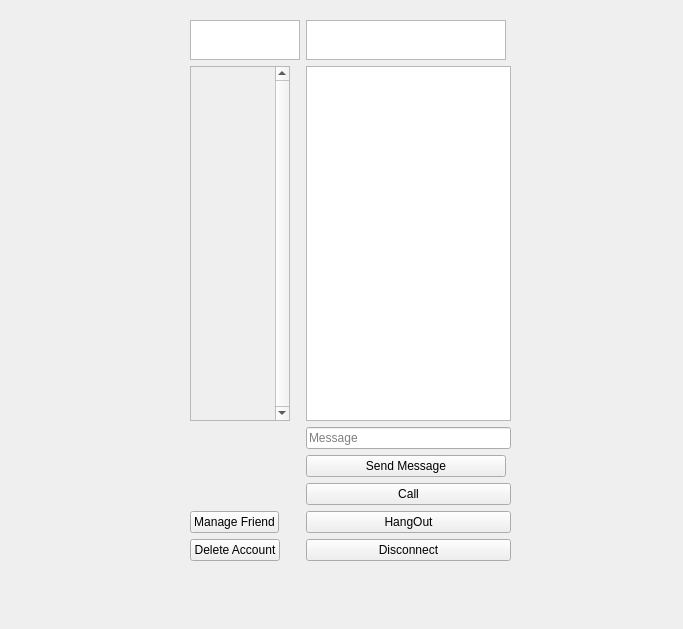
<?xml version="1.0" encoding="UTF-8"?>
<ui version="4.0">
 <class>MainWindow</class>
 <widget class="QMainWindow" name="MainWindow">
  <property name="geometry">
   <rect>
    <x>0</x>
    <y>0</y>
    <width>683</width>
    <height>629</height>
   </rect>
  </property>
  <property name="maximumSize">
   <size>
    <width>16777215</width>
    <height>16777215</height>
   </size>
  </property>
  <property name="windowTitle">
   <string>MainWindow</string>
  </property>
  <property name="accessibleName">
   <string/>
  </property>
  <widget class="QWidget" name="centralwidget">
   <widget class="QStackedWidget" name="gridStackedWidget">
    <property name="geometry">
     <rect>
      <x>150</x>
      <y>10</y>
      <width>371</width>
      <height>581</height>
     </rect>
    </property>
    <property name="maximumSize">
     <size>
      <width>5000</width>
      <height>5000</height>
     </size>
    </property>
    <property name="contextMenuPolicy">
     <enum>Qt::NoContextMenu</enum>
    </property>
    <property name="currentIndex">
     <number>2</number>
    </property>
    <widget class="QWidget" name="LoginWidget">
     <property name="maximumSize">
      <size>
       <width>5000</width>
       <height>5000</height>
      </size>
     </property>
     <layout class="QGridLayout" name="gridLayout">
      <item row="6" column="0">
       <widget class="QPushButton" name="ConnectionButton">
        <property name="text">
         <string>Connection</string>
        </property>
       </widget>
      </item>
      <item row="3" column="0">
       <widget class="QLineEdit" name="UserLine">
        <property name="inputMask">
         <string/>
        </property>
        <property name="text">
         <string/>
        </property>
        <property name="placeholderText">
         <string>User</string>
        </property>
       </widget>
      </item>
      <item row="8" column="0">
       <widget class="QPushButton" name="QuitButton">
        <property name="text">
         <string>Quit</string>
        </property>
       </widget>
      </item>
      <item row="4" column="0">
       <widget class="QLineEdit" name="PassLine">
        <property name="inputMask">
         <string/>
        </property>
        <property name="text">
         <string/>
        </property>
        <property name="echoMode">
         <enum>QLineEdit::Password</enum>
        </property>
        <property name="alignment">
         <set>Qt::AlignLeading|Qt::AlignLeft|Qt::AlignVCenter</set>
        </property>
        <property name="placeholderText">
         <string>Password</string>
        </property>
       </widget>
      </item>
      <item row="5" column="0">
       <widget class="QTextEdit" name="WrongLoginText">
        <property name="maximumSize">
         <size>
          <width>170</width>
          <height>30</height>
         </size>
        </property>
        <property name="contextMenuPolicy">
         <enum>Qt::DefaultContextMenu</enum>
        </property>
        <property name="verticalScrollBarPolicy">
         <enum>Qt::ScrollBarAlwaysOff</enum>
        </property>
        <property name="horizontalScrollBarPolicy">
         <enum>Qt::ScrollBarAlwaysOff</enum>
        </property>
        <property name="readOnly">
         <bool>true</bool>
        </property>
        <property name="html">
         <string>&lt;!DOCTYPE HTML PUBLIC &quot;-//W3C//DTD HTML 4.0//EN&quot; &quot;http://www.w3.org/TR/REC-html40/strict.dtd&quot;&gt;
&lt;html&gt;&lt;head&gt;&lt;meta name=&quot;qrichtext&quot; content=&quot;1&quot; /&gt;&lt;style type=&quot;text/css&quot;&gt;
p, li { white-space: pre-wrap; }
&lt;/style&gt;&lt;/head&gt;&lt;body style=&quot; font-family:'Sans'; font-size:10pt; font-weight:400; font-style:normal;&quot;&gt;
&lt;p style=&quot; margin-top:0px; margin-bottom:0px; margin-left:0px; margin-right:0px; -qt-block-indent:0; text-indent:0px;&quot;&gt;&lt;span style=&quot; color:#ef2929;&quot;&gt;Wrong Login&lt;/span&gt;&lt;/p&gt;&lt;/body&gt;&lt;/html&gt;</string>
        </property>
       </widget>
      </item>
      <item row="7" column="0">
       <widget class="QPushButton" name="ToRegisterButton">
        <property name="text">
         <string>Register</string>
        </property>
       </widget>
      </item>
     </layout>
    </widget>
    <widget class="QWidget" name="RegisterPage">
     <widget class="QWidget" name="formLayoutWidget_3">
      <property name="geometry">
       <rect>
        <x>50</x>
        <y>100</y>
        <width>261</width>
        <height>261</height>
       </rect>
      </property>
      <layout class="QFormLayout" name="formLayout_2">
       <item row="0" column="1">
        <widget class="QLineEdit" name="UserRegisterLine">
         <property name="placeholderText">
          <string>New User</string>
         </property>
        </widget>
       </item>
       <item row="1" column="1">
        <widget class="QLineEdit" name="PasswordRegisterLine">
         <property name="placeholderText">
          <string>New Password</string>
         </property>
        </widget>
       </item>
       <item row="3" column="1">
        <widget class="QPushButton" name="RegisterButton">
         <property name="text">
          <string>Register</string>
         </property>
        </widget>
       </item>
       <item row="4" column="1">
        <widget class="QPushButton" name="BackButtonRegister">
         <property name="text">
          <string>Back</string>
         </property>
        </widget>
       </item>
       <item row="2" column="1">
        <widget class="QTextEdit" name="textEdit">
         <property name="maximumSize">
          <size>
           <width>150</width>
           <height>40</height>
          </size>
         </property>
         <property name="verticalScrollBarPolicy">
          <enum>Qt::ScrollBarAlwaysOff</enum>
         </property>
         <property name="horizontalScrollBarPolicy">
          <enum>Qt::ScrollBarAlwaysOff</enum>
         </property>
         <property name="html">
          <string>&lt;!DOCTYPE HTML PUBLIC &quot;-//W3C//DTD HTML 4.0//EN&quot; &quot;http://www.w3.org/TR/REC-html40/strict.dtd&quot;&gt;
&lt;html&gt;&lt;head&gt;&lt;meta name=&quot;qrichtext&quot; content=&quot;1&quot; /&gt;&lt;style type=&quot;text/css&quot;&gt;
p, li { white-space: pre-wrap; }
&lt;/style&gt;&lt;/head&gt;&lt;body style=&quot; font-family:'Sans'; font-size:10pt; font-weight:400; font-style:normal;&quot;&gt;
&lt;p style=&quot;-qt-paragraph-type:empty; margin-top:0px; margin-bottom:0px; margin-left:0px; margin-right:0px; -qt-block-indent:0; text-indent:0px;&quot;&gt;&lt;br /&gt;&lt;/p&gt;&lt;/body&gt;&lt;/html&gt;</string>
         </property>
        </widget>
       </item>
      </layout>
     </widget>
    </widget>
    <widget class="QWidget" name="CallPage">
     <widget class="QWidget" name="formLayoutWidget">
      <property name="geometry">
       <rect>
        <x>40</x>
        <y>10</y>
        <width>321</width>
        <height>541</height>
       </rect>
      </property>
      <layout class="QFormLayout" name="CallLayout">
       <property name="fieldGrowthPolicy">
        <enum>QFormLayout::AllNonFixedFieldsGrow</enum>
       </property>
       <item row="0" column="0">
        <widget class="QTextEdit" name="LoginNameEdit">
         <property name="maximumSize">
          <size>
           <width>110</width>
           <height>40</height>
          </size>
         </property>
         <property name="verticalScrollBarPolicy">
          <enum>Qt::ScrollBarAlwaysOff</enum>
         </property>
         <property name="horizontalScrollBarPolicy">
          <enum>Qt::ScrollBarAlwaysOff</enum>
         </property>
        </widget>
       </item>
       <item row="0" column="1">
        <widget class="QTextEdit" name="ContactName">
         <property name="maximumSize">
          <size>
           <width>200</width>
           <height>40</height>
          </size>
         </property>
         <property name="contextMenuPolicy">
          <enum>Qt::DefaultContextMenu</enum>
         </property>
         <property name="verticalScrollBarPolicy">
          <enum>Qt::ScrollBarAlwaysOff</enum>
         </property>
         <property name="horizontalScrollBarPolicy">
          <enum>Qt::ScrollBarAlwaysOff</enum>
         </property>
         <property name="readOnly">
          <bool>true</bool>
         </property>
         <property name="html">
          <string>&lt;!DOCTYPE HTML PUBLIC &quot;-//W3C//DTD HTML 4.0//EN&quot; &quot;http://www.w3.org/TR/REC-html40/strict.dtd&quot;&gt;
&lt;html&gt;&lt;head&gt;&lt;meta name=&quot;qrichtext&quot; content=&quot;1&quot; /&gt;&lt;style type=&quot;text/css&quot;&gt;
p, li { white-space: pre-wrap; }
&lt;/style&gt;&lt;/head&gt;&lt;body style=&quot; font-family:'Sans'; font-size:10pt; font-weight:400; font-style:normal;&quot;&gt;
&lt;p style=&quot;-qt-paragraph-type:empty; margin-top:6px; margin-bottom:6px; margin-left:0px; margin-right:0px; -qt-block-indent:0; text-indent:0px;&quot;&gt;&lt;br /&gt;&lt;/p&gt;&lt;/body&gt;&lt;/html&gt;</string>
         </property>
         <property name="markdown" stdset="0">
          <string notr="true">Ugo

</string>
         </property>
        </widget>
       </item>
       <item row="2" column="0">
        <layout class="QVBoxLayout" name="VLayout">
         <item>
          <widget class="QScrollArea" name="ContactList">
           <property name="minimumSize">
            <size>
             <width>100</width>
             <height>100</height>
            </size>
           </property>
           <property name="verticalScrollBarPolicy">
            <enum>Qt::ScrollBarAlwaysOn</enum>
           </property>
           <property name="horizontalScrollBarPolicy">
            <enum>Qt::ScrollBarAlwaysOff</enum>
           </property>
           <property name="widgetResizable">
            <bool>true</bool>
           </property>
           <property name="alignment">
            <set>Qt::AlignLeading|Qt::AlignLeft|Qt::AlignVCenter</set>
           </property>
           <widget class="QWidget" name="ContactArea">
            <property name="geometry">
             <rect>
              <x>0</x>
              <y>0</y>
              <width>85</width>
              <height>188</height>
             </rect>
            </property>
           </widget>
          </widget>
         </item>
        </layout>
       </item>
       <item row="2" column="1">
        <widget class="QTextEdit" name="HistoricMessages">
         <property name="textInteractionFlags">
          <set>Qt::TextSelectableByKeyboard|Qt::TextSelectableByMouse</set>
         </property>
        </widget>
       </item>
       <item row="4" column="1">
        <widget class="QPushButton" name="sendMessage">
         <property name="maximumSize">
          <size>
           <width>200</width>
           <height>200</height>
          </size>
         </property>
         <property name="text">
          <string>Send Message</string>
         </property>
        </widget>
       </item>
       <item row="5" column="1">
        <widget class="QPushButton" name="CallButton">
         <property name="text">
          <string>Call</string>
         </property>
        </widget>
       </item>
       <item row="6" column="0">
        <widget class="QPushButton" name="ManageFriendButton">
         <property name="text">
          <string>Manage Friend</string>
         </property>
        </widget>
       </item>
       <item row="6" column="1">
        <widget class="QPushButton" name="HangOutButton">
         <property name="text">
          <string>HangOut</string>
         </property>
        </widget>
       </item>
       <item row="7" column="0">
        <widget class="QPushButton" name="DeleteAccountButton">
         <property name="text">
          <string>Delete Account</string>
         </property>
        </widget>
       </item>
       <item row="7" column="1">
        <widget class="QPushButton" name="DisconnectButton">
         <property name="text">
          <string>Disconnect</string>
         </property>
        </widget>
       </item>
       <item row="3" column="1">
        <widget class="QLineEdit" name="NewMessages">
         <property name="text">
          <string/>
         </property>
         <property name="placeholderText">
          <string>Message</string>
         </property>
        </widget>
       </item>
      </layout>
     </widget>
    </widget>
    <widget class="QWidget" name="ManageFriendPage">
     <widget class="QWidget" name="formLayoutWidget_2">
      <property name="geometry">
       <rect>
        <x>50</x>
        <y>40</y>
        <width>271</width>
        <height>401</height>
       </rect>
      </property>
      <layout class="QFormLayout" name="formLayout">
       <item row="0" column="1">
        <widget class="QLineEdit" name="SearchFriendLine">
         <property name="inputMask">
          <string/>
         </property>
         <property name="placeholderText">
          <string>Search Friend</string>
         </property>
        </widget>
       </item>
       <item row="3" column="1">
        <widget class="QPushButton" name="AddFriendButton">
         <property name="text">
          <string>Add Friend</string>
         </property>
        </widget>
       </item>
       <item row="4" column="1">
        <widget class="QPushButton" name="DeleteFriendButton">
         <property name="text">
          <string>Delete Friend</string>
         </property>
        </widget>
       </item>
       <item row="1" column="1">
        <widget class="QTextEdit" name="CantFindText">
         <property name="maximumSize">
          <size>
           <width>190</width>
           <height>30</height>
          </size>
         </property>
         <property name="verticalScrollBarPolicy">
          <enum>Qt::ScrollBarAlwaysOff</enum>
         </property>
         <property name="horizontalScrollBarPolicy">
          <enum>Qt::ScrollBarAlwaysOff</enum>
         </property>
         <property name="html">
          <string>&lt;!DOCTYPE HTML PUBLIC &quot;-//W3C//DTD HTML 4.0//EN&quot; &quot;http://www.w3.org/TR/REC-html40/strict.dtd&quot;&gt;
&lt;html&gt;&lt;head&gt;&lt;meta name=&quot;qrichtext&quot; content=&quot;1&quot; /&gt;&lt;style type=&quot;text/css&quot;&gt;
p, li { white-space: pre-wrap; }
&lt;/style&gt;&lt;/head&gt;&lt;body style=&quot; font-family:'Sans'; font-size:10pt; font-weight:400; font-style:normal;&quot;&gt;
&lt;p style=&quot; margin-top:0px; margin-bottom:0px; margin-left:0px; margin-right:0px; -qt-block-indent:0; text-indent:0px;&quot;&gt;&lt;span style=&quot; color:#ef2929;&quot;&gt;Can't find friend&lt;/span&gt;&lt;/p&gt;&lt;/body&gt;&lt;/html&gt;</string>
         </property>
        </widget>
       </item>
       <item row="5" column="1">
        <widget class="QPushButton" name="BackButton">
         <property name="text">
          <string>Back</string>
         </property>
        </widget>
       </item>
      </layout>
     </widget>
    </widget>
    <widget class="QWidget" name="IncomingCall">
     <widget class="QWidget" name="verticalLayoutWidget">
      <property name="geometry">
       <rect>
        <x>30</x>
        <y>60</y>
        <width>221</width>
        <height>134</height>
       </rect>
      </property>
      <layout class="QVBoxLayout" name="verticalLayout">
       <item>
        <widget class="QTextEdit" name="NameCallText">
         <property name="maximumSize">
          <size>
           <width>150</width>
           <height>40</height>
          </size>
         </property>
        </widget>
       </item>
       <item>
        <widget class="QPushButton" name="AcceptCallButton">
         <property name="text">
          <string>Accept Call</string>
         </property>
        </widget>
       </item>
       <item>
        <widget class="QPushButton" name="RefuseCallButton">
         <property name="text">
          <string>Refuse Call</string>
         </property>
        </widget>
       </item>
      </layout>
     </widget>
    </widget>
    <widget class="QWidget" name="FriendRequest">
     <widget class="QWidget" name="verticalLayoutWidget_2">
      <property name="geometry">
       <rect>
        <x>50</x>
        <y>40</y>
        <width>160</width>
        <height>143</height>
       </rect>
      </property>
      <layout class="QVBoxLayout" name="verticalLayout_2">
       <item>
        <widget class="QTextEdit" name="RequestText">
         <property name="maximumSize">
          <size>
           <width>16777215</width>
           <height>80</height>
          </size>
         </property>
         <property name="verticalScrollBarPolicy">
          <enum>Qt::ScrollBarAsNeeded</enum>
         </property>
         <property name="horizontalScrollBarPolicy">
          <enum>Qt::ScrollBarAsNeeded</enum>
         </property>
         <property name="html">
          <string>&lt;!DOCTYPE HTML PUBLIC &quot;-//W3C//DTD HTML 4.0//EN&quot; &quot;http://www.w3.org/TR/REC-html40/strict.dtd&quot;&gt;
&lt;html&gt;&lt;head&gt;&lt;meta name=&quot;qrichtext&quot; content=&quot;1&quot; /&gt;&lt;style type=&quot;text/css&quot;&gt;
p, li { white-space: pre-wrap; }
&lt;/style&gt;&lt;/head&gt;&lt;body style=&quot; font-family:'Sans'; font-size:10pt; font-weight:400; font-style:normal;&quot;&gt;
&lt;p style=&quot;-qt-paragraph-type:empty; margin-top:0px; margin-bottom:0px; margin-left:0px; margin-right:0px; -qt-block-indent:0; text-indent:0px;&quot;&gt;&lt;br /&gt;&lt;/p&gt;&lt;/body&gt;&lt;/html&gt;</string>
         </property>
        </widget>
       </item>
       <item>
        <widget class="QPushButton" name="AcceptRequestButton">
         <property name="text">
          <string>Accept Friend</string>
         </property>
        </widget>
       </item>
       <item>
        <widget class="QPushButton" name="RefuseRequestButton">
         <property name="text">
          <string>Refuse Friend</string>
         </property>
        </widget>
       </item>
      </layout>
     </widget>
    </widget>
   </widget>
  </widget>
 </widget>
 <resources/>
 <connections>
  <connection>
   <sender>QuitButton</sender>
   <signal>clicked()</signal>
   <receiver>MainWindow</receiver>
   <slot>close()</slot>
   <hints>
    <hint type="sourcelabel">
     <x>390</x>
     <y>458</y>
    </hint>
    <hint type="destinationlabel">
     <x>399</x>
     <y>299</y>
    </hint>
   </hints>
  </connection>
 </connections>
</ui>
